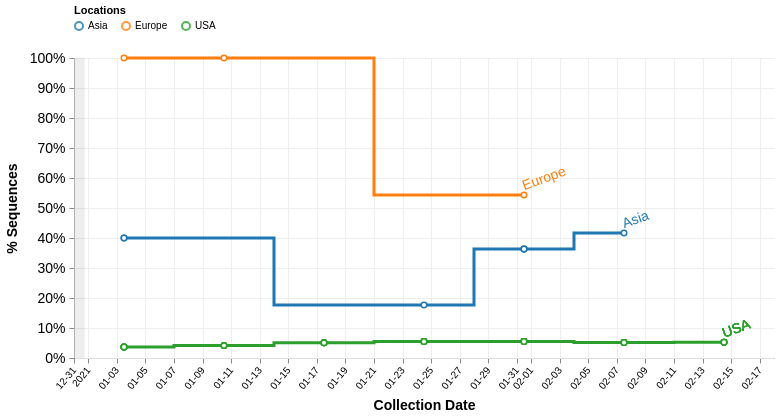

Write a Vega-Lite specification for this figure.
### Vega specification from a JSON file in a GitHub repository (floating-point values rounded to 4 significant figures; data arrays with more than 128 entries replaced by an {"elided": "..."} marker saying what was removed)
{"$schema": "https://vega.github.io/schema/vega/v5.json", "description": "A basic line chart example.", "width": 700, "height": 300, "padding": 5, "signals": [{"name": "percentages", "value": true}, {"name": "cumulative", "value": true}, {"name": "skipFiltering", "value": false}, {"name": "interpolate", "value": "step"}, {"name": "dateRangeStart", "value": 1575158400000, "comment": "Along with dateRangeEnd, these are hard limits on the dates shown. May need to update when we hit 2021. Dates are in milliseconds, unix epoch"}, {"name": "dateRangeEnd", "value": 4070908800000}, {"name": "dateBin", "value": 604800000, "comment": "Binning of observations by date, where date is in milliseconds. Default is 1 day (1000 * 60 * 60 * 24 = 86400000). This should never be less than a day. This is passed to the bin transform of cases_by_date_and_group. (1 week = 604800000)"}, {"name": "yearStart", "value": -631152000000, "comment": "January 1st, 1950 in milliseconds, unix epoch time. Used to demarcate years"}, {"name": "yearBin", "value": 31557600000, "comment": "milliseconds per year, used to color the background when multiple years are displayed"}, {"name": "cumulativeWindow", "update": "cumulative ? [null, 0] : [0, 0]"}, {"name": "locationDateCountField", "update": "cumulative ? 'cumulative_location_date_count_agg' : 'location_date_count_agg'"}, {"name": "yField", "update": "percentages ? 'counts_norm' : 'counts_agg'"}, {"name": "yLabel", "value": "% Sequences"}, {"name": "yFormat", "update": "percentages ? '%' : 's'"}, {"name": "tooltipCountFormat", "update": "percentages ? '.1%' : 'd'"}, {"name": "hoverLocation", "value": null, "on": [{"events": {"merge": [{"markname": "locationlines", "type": "mouseover", "consume": true}, {"markname": "locationdots", "type": "mouseover", "consume": true}, {"markname": "locationlabel", "type": "mouseover", "consume": true}]}, "update": "{location: datum.location}", "force": true}, {"events": {"merge": [{"markname": "locationlines", "type": "mouseout", "consume": true}, {"markname": "locationdots", "type": "mouseout", "consume": true}, {"markname": "locationlabel", "type": "mouseout", "consume": true}]}, "update": "null", "force": true}]}, {"name": "clear", "value": true, "comment": "If clicking on anything but a grouped bar, then clear the selection (by clearing the 'selection' data object)", "on": [{"events": "mouseup[!event.item]", "update": "true", "force": true}]}, {"name": "shift", "value": false, "comment": "Track whether or not the shift key is pressed. Used to select multiple groups by holding down shift before clicking", "on": [{"events": {"merge": [{"markname": "locationlines", "type": "click"}, {"markname": "locationdots", "type": "click"}, {"markname": "locationlabel", "type": "click"}]}, "update": "event.shiftKey", "force": true}, {"events": "@legendLabel:click, @legendSymbol:click", "update": "{location: datum.value}", "force": true}]}, {"name": "clicked", "value": null, "comment": "Track clicks on the group bars, for selection purposes", "on": [{"events": {"merge": [{"markname": "locationlines", "type": "click"}, {"markname": "locationdots", "type": "click"}, {"markname": "locationlabel", "type": "click"}]}, "update": "{location: datum.location}", "force": true}, {"events": "@legendLabel:click, @legendSymbol:click", "update": "{location: datum.value}", "force": true}]}], "data": [{"name": "selectedGroups", "values": [{"group": "B.1.1.7"}]}, {"name": "location_data", "format": {"parse": {"location": "string", "counts": "number", "location_counts": "number", "location_date_count": "number", "collection_date": "date:'%Q'"}}, "values": {"elided": "1822 records"}, "transform": [{"type": "filter", "expr": "skipFiltering || indata('selectedGroups', 'group', datum.group) || length(data('selectedGroups')) == 0"}, {"type": "aggregate", "groupby": ["location", "collection_date"], "fields": ["counts", "location_date_count", "cumulative_location_date_count", "location_counts"], "ops": ["sum", "max", "max", "max"], "as": ["counts", "location_date_count", "cumulative_location_date_count", "location_counts"]}, {"comment": "Bin observations by date. The width of each bin is determined by the signal dateBin. Since the most detail in the date from GISAID is by day, the bin shouldn't ever be smaller than a day.", "type": "bin", "field": "collection_date", "extent": [{"signal": "dateRangeStart"}, {"signal": "dateRangeEnd"}], "step": {"signal": "dateBin"}, "as": ["day_start", "day_end"]}, {"type": "window", "sort": {"field": "day_start"}, "groupby": ["location"], "ops": ["sum", "sum", "max"], "fields": ["counts", "location_date_count", "cumulative_location_date_count"], "as": ["counts_agg", "location_date_count_agg", "cumulative_location_date_count_agg"], "frame": {"signal": "cumulativeWindow"}}, {"type": "collect", "sort": {"field": ["location", "day_start"], "order": ["ascending", "ascending"]}}, {"type": "formula", "expr": "datum.counts_agg / datum[locationDateCountField]", "as": "counts_norm"}, {"comment": "Recalculate the day_end from the day_start and dateBin, since the imputation can't work on more than one field at once.", "type": "formula", "expr": "datum.day_start + dateBin", "as": "day_end"}, {"type": "formula", "expr": "datum.day_start + (dateBin / 2)", "as": "day_middle"}]}, {"name": "selected", "comment": "A list of groups that are selected", "on": [{"trigger": "clear", "remove": true}, {"trigger": "!shift", "remove": true}, {"trigger": "!shift && clicked", "insert": "clicked"}, {"trigger": "shift && clicked", "toggle": "clicked"}]}, {"name": "years", "values": [], "transform": [{"type": "sequence", "start": {"signal": "yearStart"}, "stop": {"signal": "dateRangeEnd"}, "step": {"signal": "yearBin"}}, {"type": "project", "fields": ["data"], "as": ["year_start"]}, {"type": "formula", "as": "year_end", "expr": "datum.year_start + yearBin"}, {"type": "identifier", "as": "id"}]}], "scales": [{"name": "xscale", "type": "time", "range": "width", "domain": {"fields": [{"data": "location_data", "field": "day_start"}, {"data": "location_data", "field": "day_end"}]}}, {"name": "yscale", "type": "linear", "range": "height", "nice": true, "zero": true, "domain": {"data": "location_data", "field": {"signal": "yField"}}}, {"name": "color", "type": "ordinal", "range": {"scheme": "category10"}, "domain": {"data": "location_data", "field": "location"}}], "axes": [{"orient": "bottom", "scale": "xscale", "format": {"year": "%Y", "quarter": "%m-%d", "month": "%m-%d", "week": "%m-%d", "date": "%m-%d", "hours": " "}, "zindex": 0, "grid": true, "gridScale": "yscale", "gridColor": "#DDD", "labelAngle": 310, "labelAlign": "right", "labelBaseline": "middle", "labelPadding": 5, "title": "Collection Date", "titleFontSize": 14, "titlePadding": 8, "tickCount": 15}, {"orient": "left", "scale": "yscale", "format": {"signal": "yFormat"}, "grid": true, "gridScale": "xscale", "gridColor": "#DDD", "labelFontSize": 14, "labelPadding": 4, "title": {"signal": "yLabel"}, "titleFontSize": 14, "titlePadding": 10}], "legends": [{"stroke": "color", "title": "Locations", "orient": "top", "direction": "vertical", "columns": 8, "encode": {"symbols": {"name": "legendSymbol", "interactive": true, "update": {"fill": {"value": "transparent"}, "strokeWidth": {"value": 2}, "opacity": [{"test": "!length(data('selected')) || indata('selected', 'location', datum.value)", "value": 0.8}, {"value": 0.15}], "size": {"value": 64}}}, "labels": {"name": "legendLabel", "interactive": true, "update": {"opacity": [{"test": "!length(data('selected')) || indata('selected', 'location', datum.value)", "value": 1}, {"value": 0.25}]}}}}], "marks": [{"comment": "background rectangles which alternate colors", "type": "rect", "name": "yearBG", "from": {"data": "years"}, "clip": true, "interactive": false, "encode": {"update": {"zindex": [{"value": 0}], "x": {"scale": "xscale", "field": "year_start"}, "x2": {"scale": "xscale", "field": "year_end"}, "y": {"signal": "height"}, "y2": {"value": 0}, "fill": [{"test": "datum.id % 2 === 0", "value": "#fff"}, {"value": "#ddd"}], "opacity": [{"value": 0.5}]}}}, {"name": "layer0", "type": "group", "from": {"facet": {"name": "series", "data": "location_data", "groupby": "location"}}, "data": [{"name": "label", "source": "series", "transform": [{"type": "joinaggregate", "fields": ["day_middle"], "ops": ["max"], "as": ["max_day"]}, {"type": "filter", "expr": "datum.day_middle == datum.max_day"}]}], "marks": [{"name": "locationlines", "type": "line", "from": {"data": "series"}, "encode": {"enter": {"strokeWidth": {"value": 3}, "strokeMiterLimit": {"value": 2}, "strokeCap": {"value": "round"}}, "update": {"interpolate": {"signal": "interpolate"}, "x": {"scale": "xscale", "field": "day_middle"}, "y": {"scale": "yscale", "field": {"signal": "yField"}}, "stroke": [{"test": "(!length(data('selected')) || indata('selected', 'location', datum.location)) && (datum.counts_agg > 0)", "scale": "color", "field": "location"}, {"value": "#CCC"}], "strokeOpacity": [{"test": "hoverLocation && hoverLocation.location == datum.location", "value": 0.6}, {"value": 1.0}], "zindex": [{"test": "hoverLocation && hoverLocation.location == datum.location", "value": 3}, {"value": 1}]}}}, {"name": "locationdots", "type": "symbol", "from": {"data": "series"}, "encode": {"enter": {"size": {"value": 30}, "fill": {"value": "#fff"}, "strokeWidth": {"value": 1.5}}, "update": {"x": {"scale": "xscale", "field": "day_middle"}, "y": {"scale": "yscale", "field": {"signal": "yField"}}, "stroke": [{"test": "(!length(data('selected')) || indata('selected', 'location', datum.location)) && (datum.counts_agg > 0)", "scale": "color", "field": "location"}, {"value": "#CCC"}], "strokeOpacity": [{"test": "hoverLocation && hoverLocation.location == datum.location", "value": 0.6}, {"value": 1.0}], "zindex": [{"test": "hoverLocation && hoverLocation.location == datum.location", "value": 3}, {"value": 1}], "tooltip": {"signal": "{title: datum.location, 'Sequences': format(datum[yField], tooltipCountFormat), 'Total Location Counts': datum.location_counts, 'Collection date': timeFormat(datum.day_start, '%b %d %Y')}"}}}}, {"name": "locationlabel", "type": "text", "from": {"data": "label"}, "encode": {"enter": {"dy": {"value": -5}, "fontSize": {"value": 14}, "angle": {"value": 340}, "zindex": {"value": 5}}, "update": {"x": {"scale": "xscale", "field": "day_middle", "offset": 2}, "y": {"scale": "yscale", "field": {"signal": "yField"}}, "text": {"field": "location"}, "fill": [{"test": "(!length(data('selected')) || indata('selected', 'location', datum.location)) && (datum.counts_agg > 0)", "scale": "color", "field": "location"}, {"value": "#ccc"}], "fillOpacity": [{"test": "hoverLocation && hoverLocation.location == datum.location", "value": 0.6}, {"value": 1}]}}}]}]}
